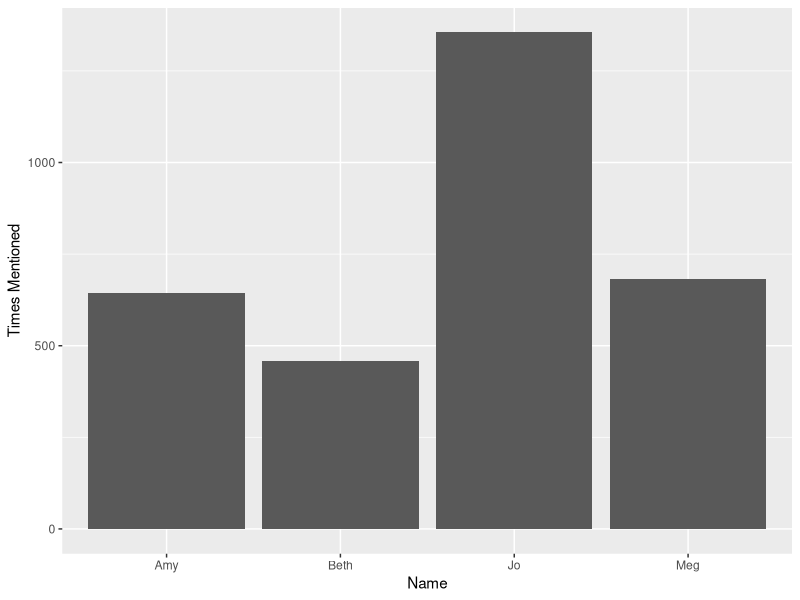

This figure's R source:
library(ggplot2)
little_women <- data.frame(Name=c("Meg", "Jo", "Beth", "Amy"), Times_Mentioned=c(683,1355,459,645))
littlewomen_plot <-ggplot(data = little_women, aes(x = Name, y = Times_Mentioned)) + geom_bar(stat = "identity") + ylab("Times Mentioned")

print(littlewomen_plot)


